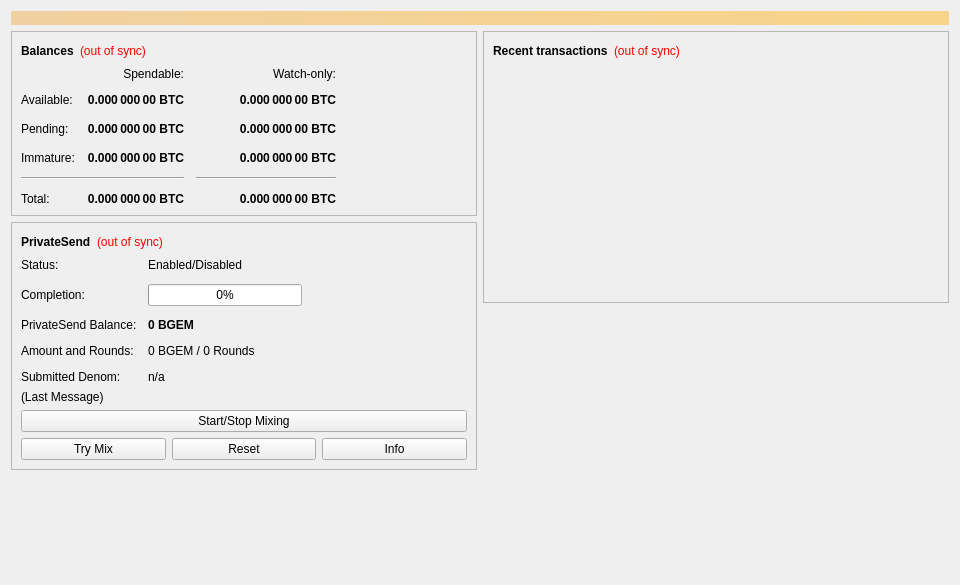
<?xml version="1.0" encoding="UTF-8"?>
<ui version="4.0">
 <class>OverviewPage</class>
 <widget class="QWidget" name="OverviewPage">
  <property name="geometry">
   <rect>
    <x>0</x>
    <y>0</y>
    <width>960</width>
    <height>585</height>
   </rect>
  </property>
  <property name="minimumSize">
   <size>
    <width>960</width>
    <height>0</height>
   </size>
  </property>
  <property name="windowTitle">
   <string>Form</string>
  </property>
  <layout class="QVBoxLayout" name="topLayout">
   <item>
    <widget class="QLabel" name="labelAlerts">
     <property name="visible">
      <bool>false</bool>
     </property>
     <property name="styleSheet">
      <string notr="true">QLabel { background-color: qlineargradient(x1: 0, y1: 0, x2: 1, y2: 0, stop:0 #F0D0A0, stop:1 #F8D488); color:#000000; }</string>
     </property>
     <property name="wordWrap">
      <bool>true</bool>
     </property>
     <property name="margin">
      <number>3</number>
     </property>
     <property name="textInteractionFlags">
      <set>Qt::TextSelectableByMouse</set>
     </property>
    </widget>
   </item>
   <item>
    <layout class="QHBoxLayout" name="horizontalLayout" stretch="1,1">
     <item>
      <layout class="QVBoxLayout" name="verticalLayout_2">
       <item>
        <widget class="QFrame" name="frame">
         <property name="frameShape">
          <enum>QFrame::StyledPanel</enum>
         </property>
         <property name="frameShadow">
          <enum>QFrame::Raised</enum>
         </property>
         <layout class="QVBoxLayout" name="verticalLayout_4">
          <item>
           <layout class="QHBoxLayout" name="horizontalLayout_4">
            <item>
             <widget class="QLabel" name="label_5">
              <property name="font">
               <font>
                <weight>75</weight>
                <bold>true</bold>
               </font>
              </property>
              <property name="text">
               <string>Balances</string>
              </property>
             </widget>
            </item>
            <item>
             <widget class="QLabel" name="labelWalletStatus">
              <property name="toolTip">
               <string>The displayed information may be out of date. Your wallet automatically synchronizes with the BitcoinGem network after a connection is established, but this process has not completed yet.</string>
              </property>
              <property name="styleSheet">
               <string notr="true">QLabel { color: red; }</string>
              </property>
              <property name="text">
               <string notr="true">(out of sync)</string>
              </property>
              <property name="alignment">
               <set>Qt::AlignLeading|Qt::AlignLeft|Qt::AlignVCenter</set>
              </property>
             </widget>
            </item>
            <item>
             <spacer name="horizontalSpacer_3">
              <property name="orientation">
               <enum>Qt::Horizontal</enum>
              </property>
              <property name="sizeHint" stdset="0">
               <size>
                <width>40</width>
                <height>20</height>
               </size>
              </property>
             </spacer>
            </item>
           </layout>
          </item>
          <item>
           <layout class="QGridLayout" name="gridLayout">
            <property name="spacing">
             <number>12</number>
            </property>
            <item row="2" column="2">
             <widget class="QLabel" name="labelWatchPending">
              <property name="font">
               <font>
                <weight>75</weight>
                <bold>true</bold>
               </font>
              </property>
              <property name="cursor">
               <cursorShape>IBeamCursor</cursorShape>
              </property>
              <property name="toolTip">
               <string>Unconfirmed transactions to watch-only addresses</string>
              </property>
              <property name="text">
               <string notr="true">0.000 000 00 BTC</string>
              </property>
              <property name="alignment">
               <set>Qt::AlignRight|Qt::AlignTrailing|Qt::AlignVCenter</set>
              </property>
              <property name="textInteractionFlags">
               <set>Qt::LinksAccessibleByMouse|Qt::TextSelectableByKeyboard|Qt::TextSelectableByMouse</set>
              </property>
             </widget>
            </item>
            <item row="2" column="1">
             <widget class="QLabel" name="labelUnconfirmed">
              <property name="font">
               <font>
                <weight>75</weight>
                <bold>true</bold>
               </font>
              </property>
              <property name="cursor">
               <cursorShape>IBeamCursor</cursorShape>
              </property>
              <property name="toolTip">
               <string>Total of transactions that have yet to be confirmed, and do not yet count toward the spendable balance</string>
              </property>
              <property name="text">
               <string notr="true">0.000 000 00 BTC</string>
              </property>
              <property name="alignment">
               <set>Qt::AlignRight|Qt::AlignTrailing|Qt::AlignVCenter</set>
              </property>
              <property name="textInteractionFlags">
               <set>Qt::LinksAccessibleByMouse|Qt::TextSelectableByKeyboard|Qt::TextSelectableByMouse</set>
              </property>
             </widget>
            </item>
            <item row="3" column="2">
             <widget class="QLabel" name="labelWatchImmature">
              <property name="font">
               <font>
                <weight>75</weight>
                <bold>true</bold>
               </font>
              </property>
              <property name="cursor">
               <cursorShape>IBeamCursor</cursorShape>
              </property>
              <property name="toolTip">
               <string>Mined balance in watch-only addresses that has not yet matured</string>
              </property>
              <property name="text">
               <string notr="true">0.000 000 00 BTC</string>
              </property>
              <property name="alignment">
               <set>Qt::AlignRight|Qt::AlignTrailing|Qt::AlignVCenter</set>
              </property>
              <property name="textInteractionFlags">
               <set>Qt::LinksAccessibleByMouse|Qt::TextSelectableByKeyboard|Qt::TextSelectableByMouse</set>
              </property>
             </widget>
            </item>
            <item row="4" column="0" colspan="2">
             <widget class="Line" name="lineSpendableBalance">
              <property name="orientation">
               <enum>Qt::Horizontal</enum>
              </property>
             </widget>
            </item>
            <item row="4" column="2">
             <widget class="Line" name="lineWatchBalance">
              <property name="sizePolicy">
               <sizepolicy hsizetype="Preferred" vsizetype="Fixed">
                <horstretch>0</horstretch>
                <verstretch>0</verstretch>
               </sizepolicy>
              </property>
              <property name="minimumSize">
               <size>
                <width>140</width>
                <height>0</height>
               </size>
              </property>
              <property name="orientation">
               <enum>Qt::Horizontal</enum>
              </property>
             </widget>
            </item>
            <item row="5" column="0">
             <widget class="QLabel" name="labelTotalText">
              <property name="text">
               <string>Total:</string>
              </property>
             </widget>
            </item>
            <item row="3" column="1">
             <widget class="QLabel" name="labelImmature">
              <property name="font">
               <font>
                <weight>75</weight>
                <bold>true</bold>
               </font>
              </property>
              <property name="cursor">
               <cursorShape>IBeamCursor</cursorShape>
              </property>
              <property name="toolTip">
               <string>Mined balance that has not yet matured</string>
              </property>
              <property name="text">
               <string notr="true">0.000 000 00 BTC</string>
              </property>
              <property name="alignment">
               <set>Qt::AlignRight|Qt::AlignTrailing|Qt::AlignVCenter</set>
              </property>
              <property name="textInteractionFlags">
               <set>Qt::LinksAccessibleByMouse|Qt::TextSelectableByKeyboard|Qt::TextSelectableByMouse</set>
              </property>
             </widget>
            </item>
            <item row="2" column="3">
             <spacer name="horizontalSpacer_2">
              <property name="orientation">
               <enum>Qt::Horizontal</enum>
              </property>
              <property name="sizeHint" stdset="0">
               <size>
                <width>40</width>
                <height>20</height>
               </size>
              </property>
             </spacer>
            </item>
            <item row="3" column="0">
             <widget class="QLabel" name="labelImmatureText">
              <property name="text">
               <string>Immature:</string>
              </property>
             </widget>
            </item>
            <item row="5" column="1">
             <widget class="QLabel" name="labelTotal">
              <property name="font">
               <font>
                <weight>75</weight>
                <bold>true</bold>
               </font>
              </property>
              <property name="cursor">
               <cursorShape>IBeamCursor</cursorShape>
              </property>
              <property name="toolTip">
               <string>Your current total balance</string>
              </property>
              <property name="text">
               <string notr="true">0.000 000 00 BTC</string>
              </property>
              <property name="alignment">
               <set>Qt::AlignRight|Qt::AlignTrailing|Qt::AlignVCenter</set>
              </property>
              <property name="textInteractionFlags">
               <set>Qt::LinksAccessibleByMouse|Qt::TextSelectableByKeyboard|Qt::TextSelectableByMouse</set>
              </property>
             </widget>
            </item>
            <item row="5" column="2">
             <widget class="QLabel" name="labelWatchTotal">
              <property name="font">
               <font>
                <weight>75</weight>
                <bold>true</bold>
               </font>
              </property>
              <property name="cursor">
               <cursorShape>IBeamCursor</cursorShape>
              </property>
              <property name="toolTip">
               <string>Current total balance in watch-only addresses</string>
              </property>
              <property name="text">
               <string notr="true">0.000 000 00 BTC</string>
              </property>
              <property name="alignment">
               <set>Qt::AlignRight|Qt::AlignTrailing|Qt::AlignVCenter</set>
              </property>
              <property name="textInteractionFlags">
               <set>Qt::LinksAccessibleByMouse|Qt::TextSelectableByKeyboard|Qt::TextSelectableByMouse</set>
              </property>
             </widget>
            </item>
            <item row="0" column="2">
             <widget class="QLabel" name="labelWatchonly">
              <property name="text">
               <string>Watch-only:</string>
              </property>
              <property name="alignment">
               <set>Qt::AlignRight|Qt::AlignTrailing|Qt::AlignVCenter</set>
              </property>
             </widget>
            </item>
            <item row="1" column="0">
             <widget class="QLabel" name="labelBalanceText">
              <property name="text">
               <string>Available:</string>
              </property>
             </widget>
            </item>
            <item row="1" column="1">
             <widget class="QLabel" name="labelBalance">
              <property name="font">
               <font>
                <weight>75</weight>
                <bold>true</bold>
               </font>
              </property>
              <property name="cursor">
               <cursorShape>IBeamCursor</cursorShape>
              </property>
              <property name="toolTip">
               <string>Your current spendable balance</string>
              </property>
              <property name="text">
               <string notr="true">0.000 000 00 BTC</string>
              </property>
              <property name="alignment">
               <set>Qt::AlignRight|Qt::AlignTrailing|Qt::AlignVCenter</set>
              </property>
              <property name="textInteractionFlags">
               <set>Qt::LinksAccessibleByMouse|Qt::TextSelectableByKeyboard|Qt::TextSelectableByMouse</set>
              </property>
             </widget>
            </item>
            <item row="1" column="2">
             <widget class="QLabel" name="labelWatchAvailable">
              <property name="font">
               <font>
                <weight>75</weight>
                <bold>true</bold>
               </font>
              </property>
              <property name="cursor">
               <cursorShape>IBeamCursor</cursorShape>
              </property>
              <property name="toolTip">
               <string>Your current balance in watch-only addresses</string>
              </property>
              <property name="text">
               <string notr="true">0.000 000 00 BTC</string>
              </property>
              <property name="alignment">
               <set>Qt::AlignRight|Qt::AlignTrailing|Qt::AlignVCenter</set>
              </property>
              <property name="textInteractionFlags">
               <set>Qt::LinksAccessibleByMouse|Qt::TextSelectableByKeyboard|Qt::TextSelectableByMouse</set>
              </property>
             </widget>
            </item>
            <item row="2" column="0">
             <widget class="QLabel" name="labelPendingText">
              <property name="text">
               <string>Pending:</string>
              </property>
             </widget>
            </item>
            <item row="0" column="1">
             <widget class="QLabel" name="labelSpendable">
              <property name="text">
               <string>Spendable:</string>
              </property>
              <property name="alignment">
               <set>Qt::AlignRight|Qt::AlignTrailing|Qt::AlignVCenter</set>
              </property>
             </widget>
            </item>
           </layout>
          </item>
         </layout>
        </widget>
       </item>
       <item>
        <widget class="QFrame" name="framePrivateSend">
         <property name="layoutDirection">
          <enum>Qt::LeftToRight</enum>
         </property>
         <property name="frameShape">
          <enum>QFrame::StyledPanel</enum>
         </property>
         <property name="frameShadow">
          <enum>QFrame::Raised</enum>
         </property>
         <layout class="QVBoxLayout" name="VerticalLayout_PS1">
          <item>
           <layout class="QHBoxLayout" name="horizontalLayout_5">
            <item>
             <widget class="QLabel" name="labelPrivateSendHeader">
              <property name="font">
               <font>
                <weight>75</weight>
                <bold>true</bold>
               </font>
              </property>
              <property name="text">
               <string>PrivateSend</string>
              </property>
             </widget>
            </item>
            <item>
             <widget class="QLabel" name="labelPrivateSendSyncStatus">
              <property name="toolTip">
               <string>The displayed information may be out of date. Your wallet automatically synchronizes with the BitcoinGem network after a connection is established, but this process has not completed yet.</string>
              </property>
              <property name="styleSheet">
               <string notr="true">QLabel { color: red; }</string>
              </property>
              <property name="text">
               <string notr="true">(out of sync)</string>
              </property>
              <property name="alignment">
               <set>Qt::AlignLeading|Qt::AlignLeft|Qt::AlignVCenter</set>
              </property>
             </widget>
            </item>
            <item>
             <spacer name="horizontalSpacer_4">
              <property name="orientation">
               <enum>Qt::Horizontal</enum>
              </property>
              <property name="sizeHint" stdset="0">
               <size>
                <width>40</width>
                <height>20</height>
               </size>
              </property>
             </spacer>
            </item>
           </layout>
          </item>
          <item>
           <layout class="QFormLayout" name="privateSendFormLayout">
            <property name="fieldGrowthPolicy">
             <enum>QFormLayout::AllNonFixedFieldsGrow</enum>
            </property>
            <property name="horizontalSpacing">
             <number>11</number>
            </property>
            <property name="verticalSpacing">
             <number>12</number>
            </property>
            <item row="0" column="0">
             <widget class="QLabel" name="labelPrivateSendEnabledText">
              <property name="text">
               <string>Status:</string>
              </property>
             </widget>
            </item>
            <item row="0" column="1">
             <widget class="QLabel" name="labelPrivateSendEnabled">
              <property name="text">
               <string>Enabled/Disabled</string>
              </property>
             </widget>
            </item>
            <item row="1" column="0">
             <widget class="QLabel" name="labelCompletitionText">
              <property name="text">
               <string>Completion:</string>
              </property>
             </widget>
            </item>
            <item row="1" column="1">
             <widget class="QProgressBar" name="privateSendProgress">
              <property name="maximumSize">
               <size>
                <width>154</width>
                <height>16777215</height>
               </size>
              </property>
              <property name="value">
               <number>0</number>
              </property>
             </widget>
            </item>
            <item row="2" column="0">
             <widget class="QLabel" name="labelAnonymizedText">
              <property name="text">
               <string>PrivateSend Balance:</string>
              </property>
             </widget>
            </item>
            <item row="2" column="1">
             <widget class="QLabel" name="labelAnonymized">
              <property name="font">
               <font>
                <weight>75</weight>
                <bold>true</bold>
               </font>
              </property>
              <property name="text">
               <string notr="true">0 BGEM</string>
              </property>
             </widget>
            </item>
            <item row="3" column="0">
             <widget class="QLabel" name="labelAmountAndRoundsText">
              <property name="text">
               <string>Amount and Rounds:</string>
              </property>
             </widget>
            </item>
            <item row="3" column="1">
             <widget class="QLabel" name="labelAmountRounds">
              <property name="text">
               <string>0 BGEM / 0 Rounds</string>
              </property>
             </widget>
            </item>
            <item row="4" column="0">
             <widget class="QLabel" name="labelSubmittedDenomText">
              <property name="text">
               <string>Submitted Denom:</string>
              </property>
             </widget>
            </item>
            <item row="4" column="1">
             <widget class="QLabel" name="labelSubmittedDenom">
              <property name="toolTip">
               <string>The denominations you submitted to the Masternode.&lt;br&gt;To mix, other users must submit the exact same denominations.</string>
              </property>
              <property name="text">
               <string>n/a</string>
              </property>
             </widget>
            </item>
           </layout>
          </item>
          <item>
           <layout class="QVBoxLayout" name="VerticalLayout_PS">
            <item>
             <widget class="QLabel" name="labelPrivateSendLastMessage">
              <property name="text">
               <string>(Last Message)</string>
              </property>
              <property name="alignment">
               <set>Qt::AlignLeading|Qt::AlignLeft|Qt::AlignTop</set>
              </property>
              <property name="wordWrap">
               <bool>true</bool>
              </property>
             </widget>
            </item>
            <item>
             <widget class="QPushButton" name="togglePrivateSend">
              <property name="sizePolicy">
               <sizepolicy hsizetype="MinimumExpanding" vsizetype="Fixed">
                <horstretch>0</horstretch>
                <verstretch>0</verstretch>
               </sizepolicy>
              </property>
              <property name="text">
               <string>Start/Stop Mixing</string>
              </property>
             </widget>
            </item>
            <item>
             <layout class="QHBoxLayout" name="horizontalLayout_debugbuttons">
              <item>
               <widget class="QPushButton" name="privateSendAuto">
                <property name="sizePolicy">
                 <sizepolicy hsizetype="MinimumExpanding" vsizetype="Fixed">
                  <horstretch>0</horstretch>
                  <verstretch>0</verstretch>
                 </sizepolicy>
                </property>
                <property name="toolTip">
                 <string>Try to manually submit a PrivateSend request.</string>
                </property>
                <property name="text">
                 <string>Try Mix</string>
                </property>
               </widget>
              </item>
              <item>
               <widget class="QPushButton" name="privateSendReset">
                <property name="sizePolicy">
                 <sizepolicy hsizetype="MinimumExpanding" vsizetype="Fixed">
                  <horstretch>0</horstretch>
                  <verstretch>0</verstretch>
                 </sizepolicy>
                </property>
                <property name="toolTip">
                 <string>Reset the current status of PrivateSend (can interrupt PrivateSend if it's in the process of Mixing, which can cost you money!)</string>
                </property>
                <property name="autoFillBackground">
                 <bool>false</bool>
                </property>
                <property name="text">
                 <string>Reset</string>
                </property>
               </widget>
              </item>
              <item>
               <widget class="QPushButton" name="privateSendInfo">
                <property name="sizePolicy">
                 <sizepolicy hsizetype="MinimumExpanding" vsizetype="Fixed">
                  <horstretch>0</horstretch>
                  <verstretch>0</verstretch>
                 </sizepolicy>
                </property>
                <property name="toolTip">
                 <string>Information about PrivateSend and Mixing</string>
                </property>
                <property name="text">
                 <string>Info</string>
                </property>
               </widget>
              </item>
             </layout>
            </item>
           </layout>
          </item>
         </layout>
        </widget>
       </item>
       <item>
        <spacer name="verticalSpacer">
         <property name="orientation">
          <enum>Qt::Vertical</enum>
         </property>
         <property name="sizeHint" stdset="0">
          <size>
           <width>20</width>
           <height>40</height>
          </size>
         </property>
        </spacer>
       </item>
      </layout>
     </item>
     <item>
      <layout class="QVBoxLayout" name="verticalLayout_3">
       <item>
        <widget class="QFrame" name="frame_2">
         <property name="frameShape">
          <enum>QFrame::StyledPanel</enum>
         </property>
         <property name="frameShadow">
          <enum>QFrame::Raised</enum>
         </property>
         <layout class="QVBoxLayout" name="verticalLayout">
          <item>
           <layout class="QHBoxLayout" name="horizontalLayout_2">
            <item>
             <widget class="QLabel" name="label_4">
              <property name="font">
               <font>
                <weight>75</weight>
                <bold>true</bold>
               </font>
              </property>
              <property name="text">
               <string>Recent transactions</string>
              </property>
             </widget>
            </item>
            <item>
             <widget class="QLabel" name="labelTransactionsStatus">
              <property name="toolTip">
               <string>The displayed information may be out of date. Your wallet automatically synchronizes with the BitcoinGem network after a connection is established, but this process has not completed yet.</string>
              </property>
              <property name="styleSheet">
               <string notr="true">QLabel { color: red; }</string>
              </property>
              <property name="text">
               <string notr="true">(out of sync)</string>
              </property>
              <property name="alignment">
               <set>Qt::AlignLeading|Qt::AlignLeft|Qt::AlignVCenter</set>
              </property>
             </widget>
            </item>
            <item>
             <spacer name="horizontalSpacer">
              <property name="orientation">
               <enum>Qt::Horizontal</enum>
              </property>
              <property name="sizeHint" stdset="0">
               <size>
                <width>40</width>
                <height>20</height>
               </size>
              </property>
             </spacer>
            </item>
           </layout>
          </item>
          <item>
           <widget class="QListView" name="listTransactions">
            <property name="styleSheet">
             <string notr="true">QListView { background: transparent; }</string>
            </property>
            <property name="frameShape">
             <enum>QFrame::NoFrame</enum>
            </property>
            <property name="verticalScrollBarPolicy">
             <enum>Qt::ScrollBarAlwaysOff</enum>
            </property>
            <property name="horizontalScrollBarPolicy">
             <enum>Qt::ScrollBarAlwaysOff</enum>
            </property>
            <property name="selectionMode">
             <enum>QAbstractItemView::NoSelection</enum>
            </property>
           </widget>
          </item>
         </layout>
        </widget>
       </item>
       <item>
        <spacer name="verticalSpacer_2">
         <property name="orientation">
          <enum>Qt::Vertical</enum>
         </property>
         <property name="sizeHint" stdset="0">
          <size>
           <width>20</width>
           <height>40</height>
          </size>
         </property>
        </spacer>
       </item>
      </layout>
     </item>
    </layout>
   </item>
  </layout>
 </widget>
 <resources/>
 <connections/>
</ui>
